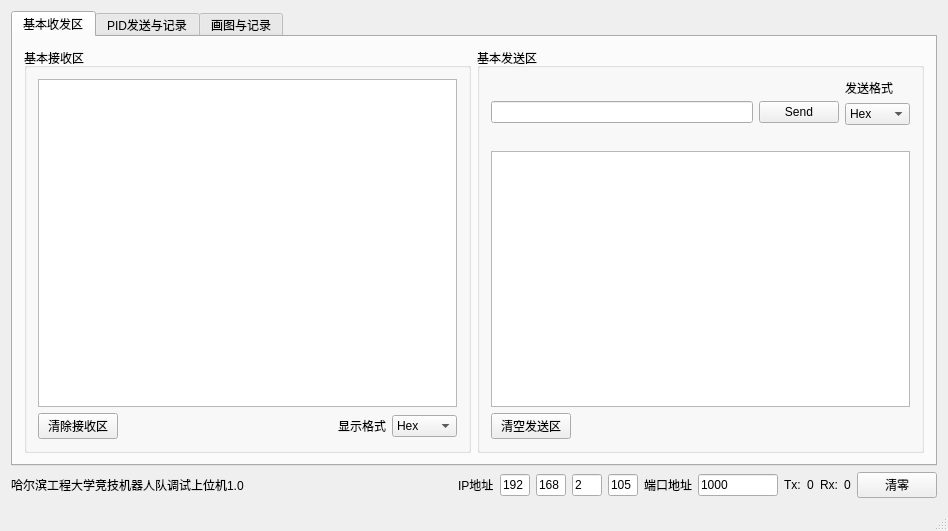
<?xml version="1.0" encoding="UTF-8"?>
<ui version="4.0">
 <class>heuRoboconClass</class>
 <widget class="QMainWindow" name="heuRoboconClass">
  <property name="geometry">
   <rect>
    <x>0</x>
    <y>0</y>
    <width>948</width>
    <height>531</height>
   </rect>
  </property>
  <property name="windowTitle">
   <string>heuRobocon</string>
  </property>
  <widget class="QWidget" name="centralWidget">
   <layout class="QVBoxLayout" name="verticalLayout_19">
    <item>
     <widget class="QTabWidget" name="tabWidget">
      <property name="tabPosition">
       <enum>QTabWidget::North</enum>
      </property>
      <property name="tabShape">
       <enum>QTabWidget::Rounded</enum>
      </property>
      <property name="currentIndex">
       <number>0</number>
      </property>
      <property name="elideMode">
       <enum>Qt::ElideLeft</enum>
      </property>
      <widget class="QWidget" name="baseTRTab">
       <attribute name="title">
        <string>基本收发区</string>
       </attribute>
       <layout class="QHBoxLayout" name="horizontalLayout">
        <item>
         <widget class="QGroupBox" name="baseReciveGroup">
          <property name="title">
           <string>基本接收区</string>
          </property>
          <layout class="QVBoxLayout" name="verticalLayout_10">
           <item>
            <widget class="QTextEdit" name="reciver">
             <property name="minimumSize">
              <size>
               <width>0</width>
               <height>0</height>
              </size>
             </property>
            </widget>
           </item>
           <item>
            <layout class="QHBoxLayout" name="horizontalLayout_7">
             <item>
              <widget class="QPushButton" name="pushButton_2">
               <property name="text">
                <string>清除接收区</string>
               </property>
              </widget>
             </item>
             <item>
              <spacer name="horizontalSpacer_3">
               <property name="orientation">
                <enum>Qt::Horizontal</enum>
               </property>
               <property name="sizeHint" stdset="0">
                <size>
                 <width>40</width>
                 <height>20</height>
                </size>
               </property>
              </spacer>
             </item>
             <item>
              <widget class="QLabel" name="label_9">
               <property name="text">
                <string>显示格式</string>
               </property>
              </widget>
             </item>
             <item>
              <widget class="QComboBox" name="reciveFormatComboBox">
               <item>
                <property name="text">
                 <string>Hex</string>
                </property>
               </item>
               <item>
                <property name="text">
                 <string>字符串</string>
                </property>
               </item>
              </widget>
             </item>
            </layout>
           </item>
          </layout>
         </widget>
        </item>
        <item>
         <widget class="QGroupBox" name="baseSendGroup">
          <property name="title">
           <string>基本发送区</string>
          </property>
          <layout class="QVBoxLayout" name="verticalLayout_9">
           <item>
            <layout class="QHBoxLayout" name="horizontalLayout_4">
             <item>
              <widget class="QLineEdit" name="sender"/>
             </item>
             <item>
              <widget class="QPushButton" name="generalSend">
               <property name="text">
                <string>Send</string>
               </property>
              </widget>
             </item>
             <item>
              <layout class="QVBoxLayout" name="verticalLayout_12">
               <item>
                <widget class="QLabel" name="label_8">
                 <property name="text">
                  <string>发送格式</string>
                 </property>
                </widget>
               </item>
               <item>
                <widget class="QComboBox" name="sendFormatComboBox">
                 <item>
                  <property name="text">
                   <string>Hex</string>
                  </property>
                 </item>
                 <item>
                  <property name="text">
                   <string>字符串</string>
                  </property>
                 </item>
                </widget>
               </item>
               <item>
                <widget class="QLabel" name="label_10">
                 <property name="text">
                  <string/>
                 </property>
                </widget>
               </item>
              </layout>
             </item>
            </layout>
           </item>
           <item>
            <widget class="QTextEdit" name="textEdit"/>
           </item>
           <item>
            <layout class="QHBoxLayout" name="horizontalLayout_2">
             <item>
              <widget class="QPushButton" name="pushButton">
               <property name="text">
                <string>清空发送区</string>
               </property>
              </widget>
             </item>
             <item>
              <spacer name="horizontalSpacer_2">
               <property name="orientation">
                <enum>Qt::Horizontal</enum>
               </property>
               <property name="sizeHint" stdset="0">
                <size>
                 <width>40</width>
                 <height>20</height>
                </size>
               </property>
              </spacer>
             </item>
            </layout>
           </item>
          </layout>
         </widget>
        </item>
       </layout>
      </widget>
      <widget class="QWidget" name="PIDchangeTab">
       <attribute name="title">
        <string>PID发送与记录</string>
       </attribute>
       <layout class="QGridLayout" name="gridLayout_2">
        <item row="1" column="0">
         <widget class="QGroupBox" name="groupBox">
          <property name="title">
           <string>pid记录</string>
          </property>
          <layout class="QHBoxLayout" name="horizontalLayout_6">
           <item>
            <widget class="QTableWidget" name="pidRecordTable">
             <row>
              <property name="text">
               <string>0</string>
              </property>
             </row>
             <row>
              <property name="text">
               <string>1</string>
              </property>
             </row>
             <row>
              <property name="text">
               <string>2</string>
              </property>
             </row>
             <row>
              <property name="text">
               <string>3</string>
              </property>
             </row>
             <row>
              <property name="text">
               <string>4</string>
              </property>
             </row>
             <row>
              <property name="text">
               <string>5</string>
              </property>
             </row>
             <column>
              <property name="text">
               <string>Kp</string>
              </property>
              <property name="font">
               <font>
                <kerning>true</kerning>
               </font>
              </property>
              <property name="background">
               <color>
                <red>0</red>
                <green>0</green>
                <blue>0</blue>
               </color>
              </property>
             </column>
             <column>
              <property name="text">
               <string>Ki</string>
              </property>
             </column>
             <column>
              <property name="text">
               <string>Kd</string>
              </property>
             </column>
             <column>
              <property name="text">
               <string>超调量</string>
              </property>
             </column>
             <column>
              <property name="text">
               <string>调节时间</string>
              </property>
             </column>
             <column>
              <property name="text">
               <string>振荡次数</string>
              </property>
             </column>
            </widget>
           </item>
           <item>
            <layout class="QVBoxLayout" name="verticalLayout">
             <item>
              <widget class="QPushButton" name="addRow">
               <property name="text">
                <string>增加行</string>
               </property>
              </widget>
             </item>
             <item>
              <widget class="QPushButton" name="deleteRowButton">
               <property name="text">
                <string>删除行</string>
               </property>
              </widget>
             </item>
             <item>
              <widget class="QPushButton" name="clearTableButton">
               <property name="text">
                <string>清除表格</string>
               </property>
              </widget>
             </item>
             <item>
              <widget class="QPushButton" name="exportPIDTableButton">
               <property name="text">
                <string>导出到..</string>
               </property>
              </widget>
             </item>
             <item>
              <spacer name="verticalSpacer">
               <property name="orientation">
                <enum>Qt::Vertical</enum>
               </property>
               <property name="sizeHint" stdset="0">
                <size>
                 <width>20</width>
                 <height>40</height>
                </size>
               </property>
              </spacer>
             </item>
            </layout>
           </item>
          </layout>
         </widget>
        </item>
        <item row="0" column="0">
         <widget class="QGroupBox" name="changePIdGroup">
          <property name="title">
           <string>PID修改</string>
          </property>
          <layout class="QGridLayout" name="gridLayout">
           <item row="0" column="2">
            <layout class="QVBoxLayout" name="verticalLayout_4">
             <item>
              <widget class="QLabel" name="label_2">
               <property name="text">
                <string>    Ki</string>
               </property>
              </widget>
             </item>
             <item>
              <widget class="QLineEdit" name="Ki">
               <property name="maximumSize">
                <size>
                 <width>100</width>
                 <height>16777215</height>
                </size>
               </property>
              </widget>
             </item>
            </layout>
           </item>
           <item row="0" column="3">
            <layout class="QVBoxLayout" name="verticalLayout_5">
             <item>
              <widget class="QLabel" name="label_3">
               <property name="text">
                <string>    Kd</string>
               </property>
              </widget>
             </item>
             <item>
              <widget class="QLineEdit" name="Kd">
               <property name="maximumSize">
                <size>
                 <width>100</width>
                 <height>16777215</height>
                </size>
               </property>
              </widget>
             </item>
            </layout>
           </item>
           <item row="0" column="5">
            <layout class="QVBoxLayout" name="verticalLayout_7">
             <item>
              <widget class="QLabel" name="changLabel">
               <property name="text">
                <string/>
               </property>
              </widget>
             </item>
             <item>
              <widget class="QPushButton" name="send">
               <property name="text">
                <string>修改pid</string>
               </property>
              </widget>
             </item>
            </layout>
           </item>
           <item row="0" column="6">
            <spacer name="horizontalSpacer">
             <property name="orientation">
              <enum>Qt::Horizontal</enum>
             </property>
             <property name="sizeHint" stdset="0">
              <size>
               <width>40</width>
               <height>20</height>
              </size>
             </property>
            </spacer>
           </item>
           <item row="0" column="0">
            <layout class="QVBoxLayout" name="verticalLayout_6">
             <item>
              <widget class="QLabel" name="label_6">
               <property name="text">
                <string>pid编号</string>
               </property>
              </widget>
             </item>
             <item>
              <widget class="QSpinBox" name="pidNum"/>
             </item>
            </layout>
           </item>
           <item row="0" column="4">
            <layout class="QVBoxLayout" name="verticalLayout_2">
             <item>
              <widget class="QLabel" name="label_7">
               <property name="text">
                <string/>
               </property>
              </widget>
             </item>
             <item>
              <widget class="QPushButton" name="readPIDButton">
               <property name="text">
                <string>读取pid</string>
               </property>
              </widget>
             </item>
            </layout>
           </item>
           <item row="0" column="1">
            <layout class="QVBoxLayout" name="verticalLayout_3">
             <item>
              <widget class="QLabel" name="label">
               <property name="text">
                <string>    Kp</string>
               </property>
              </widget>
             </item>
             <item>
              <widget class="QLineEdit" name="Kp">
               <property name="maximumSize">
                <size>
                 <width>100</width>
                 <height>16777215</height>
                </size>
               </property>
               <property name="text">
                <string/>
               </property>
              </widget>
             </item>
            </layout>
           </item>
           <item row="0" column="7">
            <spacer name="horizontalSpacer_4">
             <property name="orientation">
              <enum>Qt::Horizontal</enum>
             </property>
             <property name="sizeHint" stdset="0">
              <size>
               <width>40</width>
               <height>20</height>
              </size>
             </property>
            </spacer>
           </item>
          </layout>
         </widget>
        </item>
       </layout>
      </widget>
      <widget class="QWidget" name="painterTab">
       <attribute name="title">
        <string>画图与记录</string>
       </attribute>
       <layout class="QGridLayout" name="gridLayout_3">
        <item row="0" column="2">
         <layout class="QVBoxLayout" name="verticalLayout_14">
          <item>
           <widget class="QGroupBox" name="groupBox_4">
            <property name="title">
             <string>绘制数据1</string>
            </property>
            <layout class="QHBoxLayout" name="horizontalLayout_10">
             <item>
              <layout class="QVBoxLayout" name="verticalLayout_11">
               <item>
                <widget class="QPushButton" name="add1SelectAllButton">
                 <property name="text">
                  <string>全选</string>
                 </property>
                </widget>
               </item>
               <item>
                <widget class="QPushButton" name="deleteSelectButton">
                 <property name="text">
                  <string>删除&lt;&lt;</string>
                 </property>
                </widget>
               </item>
               <item>
                <widget class="QPushButton" name="painterTemp">
                 <property name="text">
                  <string>绘制</string>
                 </property>
                </widget>
               </item>
               <item>
                <widget class="QPushButton" name="addSelectdeButton">
                 <property name="text">
                  <string>加入&gt;&gt;</string>
                 </property>
                </widget>
               </item>
              </layout>
             </item>
             <item>
              <widget class="QListWidget" name="toPaintList"/>
             </item>
            </layout>
           </widget>
          </item>
          <item>
           <widget class="QGroupBox" name="groupBox_5">
            <property name="title">
             <string>数据记录</string>
            </property>
            <layout class="QVBoxLayout" name="verticalLayout_15">
             <item>
              <layout class="QHBoxLayout" name="horizontalLayout_8">
               <item>
                <layout class="QVBoxLayout" name="verticalLayout_16">
                 <item>
                  <widget class="QPushButton" name="allAddRecordButton">
                   <property name="text">
                    <string>全选</string>
                   </property>
                  </widget>
                 </item>
                 <item>
                  <widget class="QPushButton" name="deleteRecordButton">
                   <property name="text">
                    <string>删除&lt;&lt;</string>
                   </property>
                  </widget>
                 </item>
                 <item>
                  <widget class="QPushButton" name="startRecordButton">
                   <property name="text">
                    <string>开始记录</string>
                   </property>
                  </widget>
                 </item>
                 <item>
                  <widget class="QPushButton" name="addRecordButton">
                   <property name="text">
                    <string>加入&gt;&gt;</string>
                   </property>
                  </widget>
                 </item>
                </layout>
               </item>
               <item>
                <widget class="QListWidget" name="toRcordList"/>
               </item>
              </layout>
             </item>
            </layout>
           </widget>
          </item>
         </layout>
        </item>
        <item row="0" column="1">
         <widget class="QGroupBox" name="groupBox_3">
          <property name="title">
           <string>当前数据</string>
          </property>
          <layout class="QVBoxLayout" name="verticalLayout_13">
           <item>
            <layout class="QHBoxLayout" name="horizontalLayout_9">
             <item>
              <widget class="QLineEdit" name="dataIDLineEdit"/>
             </item>
             <item>
              <widget class="QPushButton" name="dataIDButton">
               <property name="text">
                <string>添加数据ID</string>
               </property>
              </widget>
             </item>
            </layout>
           </item>
           <item>
            <widget class="QListWidget" name="selectedList"/>
           </item>
           <item>
            <layout class="QHBoxLayout" name="horizontalLayout_11">
             <item>
              <widget class="QPushButton" name="selectAllButton">
               <property name="text">
                <string>全选</string>
               </property>
              </widget>
             </item>
             <item>
              <widget class="QPushButton" name="deleteSelected0Button">
               <property name="text">
                <string>删除所选</string>
               </property>
              </widget>
             </item>
             <item>
              <spacer name="horizontalSpacer_8">
               <property name="orientation">
                <enum>Qt::Horizontal</enum>
               </property>
               <property name="sizeHint" stdset="0">
                <size>
                 <width>40</width>
                 <height>20</height>
                </size>
               </property>
              </spacer>
             </item>
            </layout>
           </item>
          </layout>
         </widget>
        </item>
       </layout>
      </widget>
     </widget>
    </item>
    <item>
     <layout class="QHBoxLayout" name="horizontalLayout_3">
      <item>
       <layout class="QHBoxLayout" name="horizontalLayout_5">
        <item>
         <widget class="QLabel" name="label_11">
          <property name="text">
           <string>哈尔滨工程大学竞技机器人队调试上位机1.0</string>
          </property>
         </widget>
        </item>
        <item>
         <spacer name="horizontalSpacer_5">
          <property name="orientation">
           <enum>Qt::Horizontal</enum>
          </property>
          <property name="sizeHint" stdset="0">
           <size>
            <width>40</width>
            <height>20</height>
           </size>
          </property>
         </spacer>
        </item>
        <item>
         <widget class="QLabel" name="label_4">
          <property name="text">
           <string>IP地址</string>
          </property>
         </widget>
        </item>
        <item>
         <widget class="QLineEdit" name="ip1">
          <property name="maximumSize">
           <size>
            <width>30</width>
            <height>16777215</height>
           </size>
          </property>
          <property name="text">
           <string>192</string>
          </property>
         </widget>
        </item>
        <item>
         <widget class="QLineEdit" name="ip2">
          <property name="maximumSize">
           <size>
            <width>30</width>
            <height>16777215</height>
           </size>
          </property>
          <property name="text">
           <string>168</string>
          </property>
         </widget>
        </item>
        <item>
         <widget class="QLineEdit" name="ip3">
          <property name="maximumSize">
           <size>
            <width>30</width>
            <height>16777215</height>
           </size>
          </property>
          <property name="text">
           <string>2</string>
          </property>
         </widget>
        </item>
        <item>
         <widget class="QLineEdit" name="ip4">
          <property name="maximumSize">
           <size>
            <width>30</width>
            <height>16777215</height>
           </size>
          </property>
          <property name="text">
           <string>105</string>
          </property>
         </widget>
        </item>
        <item>
         <widget class="QLabel" name="label_5">
          <property name="text">
           <string>端口地址</string>
          </property>
         </widget>
        </item>
        <item>
         <widget class="QLineEdit" name="port">
          <property name="maximumSize">
           <size>
            <width>80</width>
            <height>16777215</height>
           </size>
          </property>
          <property name="text">
           <string>1000</string>
          </property>
         </widget>
        </item>
       </layout>
      </item>
      <item>
       <widget class="QLabel" name="TxTextLabel">
        <property name="text">
         <string>Tx:</string>
        </property>
       </widget>
      </item>
      <item>
       <widget class="QLabel" name="TxNumLabel">
        <property name="text">
         <string>0</string>
        </property>
       </widget>
      </item>
      <item>
       <widget class="QLabel" name="RxTextLabel">
        <property name="text">
         <string>Rx:</string>
        </property>
       </widget>
      </item>
      <item>
       <widget class="QLabel" name="RxNumLabel">
        <property name="text">
         <string>0</string>
        </property>
       </widget>
      </item>
      <item>
       <widget class="QPushButton" name="clearTxRxButton">
        <property name="text">
         <string>清零</string>
        </property>
       </widget>
      </item>
     </layout>
    </item>
   </layout>
  </widget>
  <widget class="QStatusBar" name="statusBar"/>
 </widget>
 <layoutdefault spacing="6" margin="11"/>
 <tabstops>
  <tabstop>ip1</tabstop>
  <tabstop>ip2</tabstop>
  <tabstop>ip3</tabstop>
  <tabstop>ip4</tabstop>
  <tabstop>port</tabstop>
  <tabstop>clearTxRxButton</tabstop>
  <tabstop>reciver</tabstop>
  <tabstop>pushButton_2</tabstop>
  <tabstop>reciveFormatComboBox</tabstop>
  <tabstop>sender</tabstop>
  <tabstop>generalSend</tabstop>
  <tabstop>sendFormatComboBox</tabstop>
  <tabstop>textEdit</tabstop>
  <tabstop>pushButton</tabstop>
  <tabstop>pidNum</tabstop>
  <tabstop>Kp</tabstop>
  <tabstop>Ki</tabstop>
  <tabstop>Kd</tabstop>
  <tabstop>readPIDButton</tabstop>
  <tabstop>send</tabstop>
  <tabstop>addRow</tabstop>
  <tabstop>deleteRowButton</tabstop>
  <tabstop>clearTableButton</tabstop>
  <tabstop>exportPIDTableButton</tabstop>
  <tabstop>pidRecordTable</tabstop>
  <tabstop>dataIDLineEdit</tabstop>
  <tabstop>dataIDButton</tabstop>
  <tabstop>selectedList</tabstop>
  <tabstop>selectAllButton</tabstop>
  <tabstop>deleteSelected0Button</tabstop>
  <tabstop>add1SelectAllButton</tabstop>
  <tabstop>deleteSelectButton</tabstop>
  <tabstop>painterTemp</tabstop>
  <tabstop>addSelectdeButton</tabstop>
  <tabstop>toPaintList</tabstop>
  <tabstop>allAddRecordButton</tabstop>
  <tabstop>deleteRecordButton</tabstop>
  <tabstop>startRecordButton</tabstop>
  <tabstop>addRecordButton</tabstop>
  <tabstop>toRcordList</tabstop>
  <tabstop>tabWidget</tabstop>
 </tabstops>
 <resources>
  <include location="heuRobocon.qrc"/>
 </resources>
 <connections>
  <connection>
   <sender>pushButton</sender>
   <signal>clicked()</signal>
   <receiver>textEdit</receiver>
   <slot>clear()</slot>
   <hints>
    <hint type="sourcelabel">
     <x>582</x>
     <y>429</y>
    </hint>
    <hint type="destinationlabel">
     <x>601</x>
     <y>215</y>
    </hint>
   </hints>
  </connection>
  <connection>
   <sender>pushButton_2</sender>
   <signal>clicked()</signal>
   <receiver>reciver</receiver>
   <slot>clear()</slot>
   <hints>
    <hint type="sourcelabel">
     <x>129</x>
     <y>429</y>
    </hint>
    <hint type="destinationlabel">
     <x>123</x>
     <y>75</y>
    </hint>
   </hints>
  </connection>
  <connection>
   <sender>clearTableButton</sender>
   <signal>clicked()</signal>
   <receiver>pidRecordTable</receiver>
   <slot>clearContents()</slot>
   <hints>
    <hint type="sourcelabel">
     <x>908</x>
     <y>271</y>
    </hint>
    <hint type="destinationlabel">
     <x>135</x>
     <y>202</y>
    </hint>
   </hints>
  </connection>
  <connection>
   <sender>selectAllButton</sender>
   <signal>clicked()</signal>
   <receiver>selectedList</receiver>
   <slot>selectAll()</slot>
   <hints>
    <hint type="sourcelabel">
     <x>129</x>
     <y>429</y>
    </hint>
    <hint type="destinationlabel">
     <x>215</x>
     <y>393</y>
    </hint>
   </hints>
  </connection>
  <connection>
   <sender>ip2</sender>
   <signal>textChanged(QString)</signal>
   <receiver>heuRoboconClass</receiver>
   <slot>on_IP2_changed()</slot>
   <hints>
    <hint type="sourcelabel">
     <x>514</x>
     <y>491</y>
    </hint>
    <hint type="destinationlabel">
     <x>626</x>
     <y>140</y>
    </hint>
   </hints>
  </connection>
  <connection>
   <sender>ip1</sender>
   <signal>textChanged(QString)</signal>
   <receiver>heuRoboconClass</receiver>
   <slot>on_IP1_changed()</slot>
   <hints>
    <hint type="sourcelabel">
     <x>477</x>
     <y>491</y>
    </hint>
    <hint type="destinationlabel">
     <x>364</x>
     <y>43</y>
    </hint>
   </hints>
  </connection>
  <connection>
   <sender>ip3</sender>
   <signal>textChanged(QString)</signal>
   <receiver>heuRoboconClass</receiver>
   <slot>on_IP3_changed()</slot>
   <hints>
    <hint type="sourcelabel">
     <x>551</x>
     <y>491</y>
    </hint>
    <hint type="destinationlabel">
     <x>717</x>
     <y>118</y>
    </hint>
   </hints>
  </connection>
  <connection>
   <sender>ip4</sender>
   <signal>textChanged(QString)</signal>
   <receiver>heuRoboconClass</receiver>
   <slot>on_IP4_changed()</slot>
   <hints>
    <hint type="sourcelabel">
     <x>588</x>
     <y>491</y>
    </hint>
    <hint type="destinationlabel">
     <x>748</x>
     <y>80</y>
    </hint>
   </hints>
  </connection>
  <connection>
   <sender>send</sender>
   <signal>clicked()</signal>
   <receiver>heuRoboconClass</receiver>
   <slot>on_sendButton_clicked()</slot>
   <hints>
    <hint type="sourcelabel">
     <x>662</x>
     <y>125</y>
    </hint>
    <hint type="destinationlabel">
     <x>169</x>
     <y>90</y>
    </hint>
   </hints>
  </connection>
  <connection>
   <sender>add1SelectAllButton</sender>
   <signal>clicked()</signal>
   <receiver>toPaintList</receiver>
   <slot>selectAll()</slot>
   <hints>
    <hint type="sourcelabel">
     <x>583</x>
     <y>105</y>
    </hint>
    <hint type="destinationlabel">
     <x>623</x>
     <y>116</y>
    </hint>
   </hints>
  </connection>
  <connection>
   <sender>allAddRecordButton</sender>
   <signal>clicked()</signal>
   <receiver>toRcordList</receiver>
   <slot>selectAll()</slot>
   <hints>
    <hint type="sourcelabel">
     <x>584</x>
     <y>306</y>
    </hint>
    <hint type="destinationlabel">
     <x>704</x>
     <y>403</y>
    </hint>
   </hints>
  </connection>
 </connections>
 <slots>
  <slot>on_sendButton_clicked()</slot>
  <slot>on_lineEdit_textChanged()</slot>
  <slot>on_IP1_changed()</slot>
  <slot>on_IP2_changed()</slot>
  <slot>on_IP3_changed()</slot>
  <slot>on_IP4_changed()</slot>
  <slot>on_generalSend_clicked()</slot>
  <slot>on_readPIDButton_clicked()</slot>
 </slots>
</ui>
